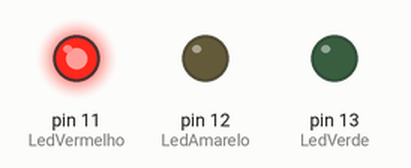
Simulated run of this sketch. Board: Arduino Uno, built with avr-gcc and run on an emulated ATmega328P. Shown: output pins drawn as LEDs (lit = HIGH).

Above: at 0.05 s.
At 1.45 s:
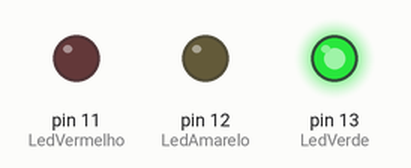
At 2.85 s:
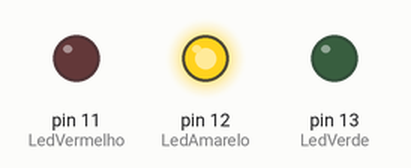
Timing chart, 0 to 3.1 s (numbered marks = the images above):
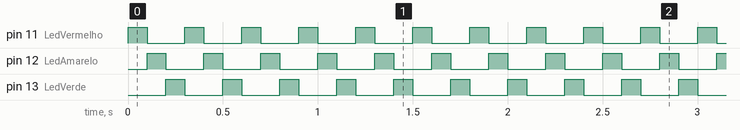

The sketch:

Sem_foro.ino
```cpp
// Nesta parte a função setup acontece apenas uma vez ao inicializar a placa.

int LedVermelho = 11;
int LedAmarelo = 12;
int LedVerde = 13;


void setup() {
  pinMode(LedVermelho, OUTPUT);
  pinMode(LedAmarelo, OUTPUT);
  pinMode(LedVerde, OUTPUT);
}

void loop() {
  digitalWrite(LedVermelho, HIGH);
  digitalWrite(LedAmarelo, LOW);
  digitalWrite(LedVerde, LOW);
  delay(100);

  digitalWrite(LedVermelho, LOW);
  digitalWrite(LedAmarelo, HIGH);
  digitalWrite(LedVerde, LOW);
  delay(100);

  digitalWrite(LedVermelho, LOW);
  digitalWrite(LedAmarelo, LOW);
  digitalWrite(LedVerde, HIGH);
  delay(100);
}
```

Measured:
- by itself, pin 11 (LedVermelho), pin 12 (LedAmarelo), pin 13 (LedVerde): alternates HIGH for 0.10 s and LOW for 0.20 s
